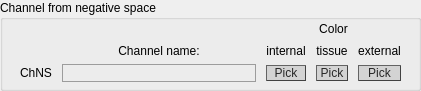
  <widget class="QGroupBox" name="set_chNS_2">
   <property name="geometry">
    <rect>
     <x>720</x>
     <y>210</y>
     <width>421</width>
     <height>91</height>
    </rect>
   </property>
   <property name="styleSheet">
    <string notr="true">QGroupBox#set_chNS{font: 25 italic 10pt &quot;Calibri Light&quot;;}

</string>
   </property>
   <property name="title">
    <string>Channel from negative space</string>
   </property>
   <widget class="QWidget" name="gridLayoutWidget_9">
    <property name="geometry">
     <rect>
      <x>10</x>
      <y>20</y>
      <width>401</width>
      <height>62</height>
     </rect>
    </property>
    <layout class="QGridLayout" name="gridLayout_9">
     <property name="sizeConstraint">
      <enum>QLayout::SetNoConstraint</enum>
     </property>
     <property name="leftMargin">
      <number>10</number>
     </property>
     <property name="rightMargin">
      <number>10</number>
     </property>
     <property name="horizontalSpacing">
      <number>10</number>
     </property>
     <property name="verticalSpacing">
      <number>4</number>
     </property>
     <item row="2" column="4">
      <widget class="QPushButton" name="pushButton_27">
       <property name="styleSheet">
        <string notr="true">QPushButton{border-radius:10px;
border-width: 1px;
border-style: outset;
border-color: rgb(66, 66, 66);
background-color: rgb(211, 211, 211);
color: rgb(39, 39, 39);
font: 10pt &quot;Calibri Light&quot;;}

QPushButton:hover{
background-color: #eb6fbd;
border-color: #672146
}</string>
       </property>
       <property name="text">
        <string>Pick</string>
       </property>
      </widget>
     </item>
     <item row="2" column="3">
      <widget class="QPushButton" name="pushButton_28">
       <property name="styleSheet">
        <string notr="true">QPushButton{border-radius:10px;
border-width: 1px;
border-style: outset;
border-color: rgb(66, 66, 66);
background-color: rgb(211, 211, 211);
color: rgb(39, 39, 39);
font: 10pt &quot;Calibri Light&quot;;}

QPushButton:hover{
background-color: #eb6fbd;
border-color: #672146
}</string>
       </property>
       <property name="text">
        <string>Pick</string>
       </property>
      </widget>
     </item>
     <item row="1" column="0">
      <widget class="QLabel" name="label_23">
       <property name="styleSheet">
        <string notr="true">font: 25 11pt &quot;Calibri&quot;;</string>
       </property>
       <property name="text">
        <string/>
       </property>
      </widget>
     </item>
     <item row="1" column="3">
      <widget class="QLabel" name="label_39">
       <property name="styleSheet">
        <string notr="true">font: 25 10pt &quot;Calibri Light&quot;;</string>
       </property>
       <property name="text">
        <string>tissue</string>
       </property>
       <property name="alignment">
        <set>Qt::AlignCenter</set>
       </property>
      </widget>
     </item>
     <item row="2" column="1">
      <widget class="QLineEdit" name="lineEdit_16">
       <property name="styleSheet">
        <string notr="true">QLineEdit {background-color: rgba(0,0,0,0);
border: 1px solid rgb(156, 156, 156);
font: 25 10pt &quot;Calibri Light&quot;;
font-family: &quot;Calibri Light&quot;;
}
QLineEdit:focus { border: 1px solid #eb6fbd;}
					</string>
       </property>
      </widget>
     </item>
     <item row="0" column="2" colspan="3">
      <widget class="QLabel" name="label_50">
       <property name="styleSheet">
        <string notr="true">font: 25 10pt &quot;Calibri Light&quot;;</string>
       </property>
       <property name="text">
        <string>Color</string>
       </property>
       <property name="alignment">
        <set>Qt::AlignCenter</set>
       </property>
      </widget>
     </item>
     <item row="1" column="1">
      <widget class="QLabel" name="label_51">
       <property name="styleSheet">
        <string notr="true">font: 25 10pt &quot;Calibri Light&quot;;</string>
       </property>
       <property name="text">
        <string>Channel name:</string>
       </property>
       <property name="alignment">
        <set>Qt::AlignCenter</set>
       </property>
      </widget>
     </item>
     <item row="1" column="4">
      <widget class="QLabel" name="label_52">
       <property name="styleSheet">
        <string notr="true">font: 25 10pt &quot;Calibri Light&quot;;</string>
       </property>
       <property name="text">
        <string>external</string>
       </property>
       <property name="alignment">
        <set>Qt::AlignCenter</set>
       </property>
      </widget>
     </item>
     <item row="2" column="0">
      <widget class="QLabel" name="label_53">
       <property name="styleSheet">
        <string notr="true">font: 25 10pt &quot;Calibri Light&quot;;</string>
       </property>
       <property name="text">
        <string>ChNS</string>
       </property>
      </widget>
     </item>
     <item row="1" column="2">
      <widget class="QLabel" name="label_54">
       <property name="styleSheet">
        <string notr="true">font: 25 10pt &quot;Calibri Light&quot;;</string>
       </property>
       <property name="text">
        <string>internal</string>
       </property>
       <property name="alignment">
        <set>Qt::AlignCenter</set>
       </property>
      </widget>
     </item>
     <item row="2" column="2">
      <widget class="QPushButton" name="pushButton_31">
       <property name="styleSheet">
        <string notr="true">QPushButton{border-radius:10px;
border-width: 1px;
border-style: outset;
border-color: rgb(66, 66, 66);
background-color: rgb(211, 211, 211);
color: rgb(39, 39, 39);
font: 10pt &quot;Calibri Light&quot;;}

QPushButton:hover{
background-color: #eb6fbd;
border-color: #672146
}</string>
       </property>
       <property name="text">
        <string>Pick</string>
       </property>
      </widget>
     </item>
    </layout>
   </widget>
  </widget>
